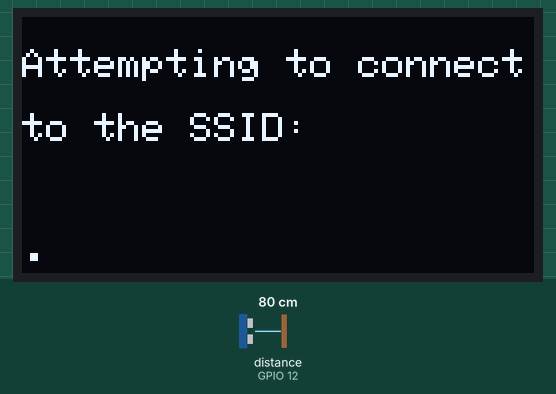
The sketch below on a simulated ESP8266 (Wemos D1 mini). Parts: 128×64 one-colour display. Inputs (shaded band) come from the test bench; at power-on: distance to the obstacle (sensor on GPIO 12) 80 cm. The echo pulse lasts 58.3 µs per cm; WiFi joins after 1.5 s; servers stay silent unless stated; not simulated (calls return 0 or success): secrets.h; what the sketch prints to the serial monitor is not drawn.

Above: at 1.2 s.
1.3 s: distance to the obstacle (sensor on GPIO 12) set to 7 cm
At 6.0 s:
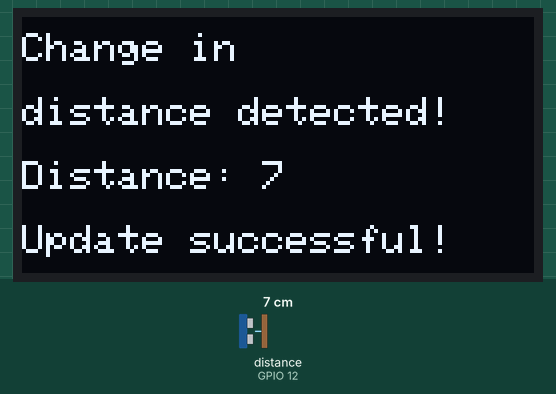
16.6 s: distance to the obstacle (sensor on GPIO 12) set to 4 cm
At 20.8 s:
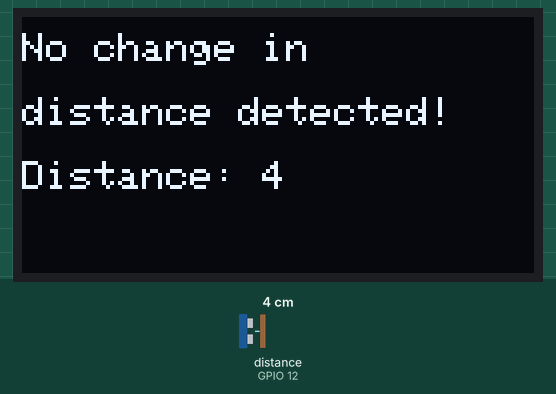
31.9 s: distance to the obstacle (sensor on GPIO 12) set to 2 cm
At 36.8 s:
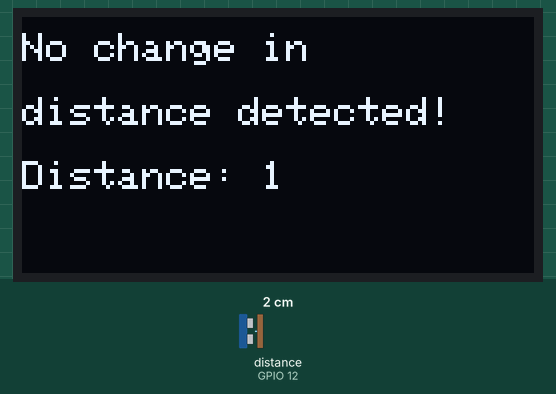
Timing chart, 0 to 38.3 s (numbered marks = the images above; inputs shaded):
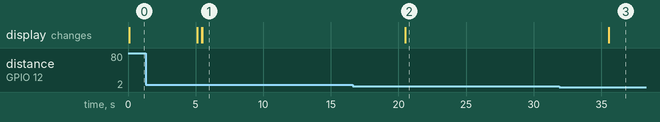

The sketch:

ThingSpeak04.ino
```cpp
#include <ESP8266WiFi.h>
#include <SPI.h>
#include <Wire.h>
#include <Adafruit_GFX.h>
#include <Adafruit_SSD1306.h>
#include "secrets.h"
#include "ThingSpeak.h" // always include thingspeak header file after other header files and custom macros

#define SCREEN_WIDTH 128 // OLED display width, in pixels
#define SCREEN_HEIGHT 64 // OLED display height, in pixels

// Declaration for an SSD1306 display connected to I2C (SDA, SCL pins)
// The pins for I2C are defined by the Wire-library.
// On an arduino UNO:       A4(SDA), A5(SCL)
// On an arduino MEGA 2560: 20(SDA), 21(SCL)
// On an arduino LEONARDO:   2(SDA),  3(SCL), ...
#define OLED_RESET     -1 // Reset pin # (or -1 if sharing Arduino reset pin)
#define SCREEN_ADDRESS 0x3C ///< See datasheet for Address; 0x3D for 128x64, 0x3C for 128x32
Adafruit_SSD1306 display(SCREEN_WIDTH, SCREEN_HEIGHT, &Wire, OLED_RESET);

char ssid[] = SECRET_SSID;   // your network SSID (name)
char pass[] = SECRET_PASS;   // your network password
int keyIndex = 0;            // your network key Index number (needed only for WEP)
WiFiClient  client;

#define trigPin 14       // attach pin D10 Arduino to pin Trig of HC-SR04
#define echoPin 12       // attach pin D9 Arduino to pin Echo of HC-SR04

unsigned long myChannelNumber = SECRET_CH_ID;
const char * myWriteAPIKey = SECRET_WRITE_APIKEY;

int y = 0;
int change;
int oldDistance = 0;  // Variable to store distance calculated using formula
int newDistance;
long duration;  // Variable to store time taken to the pulse to reach receiver
bool update;

void show(int a, int b, String c, bool update = true) {
  display.setCursor(a, b);
  display.println(c);
  if (update) {
    display.display();  // only refresh if requested
  }
}

void show(int a, int b, String c, bool update);
void connect();
void measure();
void thingspeaksend();

void setup() {
  Serial.begin(115200);  // Initialize serial
  while (!Serial) {
    ; // wait for serial port to connect. Needed for Leonardo native USB port only
  }

  // SSD1306_SWITCHCAPVCC = generate display voltage from 3.3V internally
  if(!display.begin(SSD1306_SWITCHCAPVCC, SCREEN_ADDRESS)) {
    Serial.println(F("SSD1306 allocation failed"));
    for(;;); // Don't proceed, loop forever
  }

  // Clear the buffer.
  display.clearDisplay();
  display.setTextSize(1);
  display.setTextColor(WHITE);

  pinMode(trigPin, OUTPUT);     // Sets the trigPin as an OUTPUT
  pinMode(echoPin, INPUT);      // Sets the echoPin as an INPUT

  Serial.println("Distance measurement using ESP8266.");
  // Display Text
  show(0, 16, "Distance measurement", false);
  show(0, 32, "using ESP8266.", true);

  WiFi.mode(WIFI_STA);
  ThingSpeak.begin(client);  // Initialize ThingSpeak
}

void loop() {
  connect();

  measure();

  change = newDistance - oldDistance;
  if(abs(change) > 5) {
    // it should send the changed distance to thingspeak
    thingspeaksend();
    Serial.println("Change of more than 5 cm detected in distance.");
    display.clearDisplay();
    show(0, 4,  "Change in", false);
    show(0, 20, "distance detected!", false);
    show(0, 36, "Distance:", false);
    show(60, 36, String(newDistance), true);  // last one updates
    if(update == true) {
      show(0, 52, "Update successful!", true);
    }
    else {
      show(0, 52, "Update failed!", true);
    }
    oldDistance = newDistance;
  }

  else {
    // it should not send any data to thingspeak
    Serial.println("Change of less than 5 cm detected in distance.");
    display.clearDisplay();
    show(0, 4,  "No change in", false);
    show(0, 20, "distance detected!", false);
    show(0, 36, "Distance:", false);
    show(60, 36, String(newDistance), true);  // last one updates
    oldDistance = newDistance;
  }

  delay(15000); // Wait 15 seconds to update the channel again
}

void connect() {
  // Connect or reconnect to WiFi
  if(WiFi.status() != WL_CONNECTED){
    Serial.print("Attempting to connect to SSID: ");
    Serial.println(SECRET_SSID);
    // Display Text
    display.clearDisplay();
    show(0, 8,  "Attempting to connect", false);
    show(0, 24, "to the SSID:", false);
    show(0, 40, SECRET_SSID, true);  // final update
    while(WiFi.status() != WL_CONNECTED){
      WiFi.begin(ssid, pass);  // Connect to WPA/WPA2 network. Change this line if using open or WEP network
      Serial.print(".");
      // Display Text
      display.setCursor(y,54);
      display.println(".");
      display.display();
      y = y + 1;
      delay(5000);
    }
    Serial.println("\nConnected.");
    show(y, 54, "Connected!");
  }
}

void measure() {
  // function to check distance using ultrasonic sensor
  digitalWrite(trigPin, LOW);
  delayMicroseconds(2);  // wait for 2 ms to avoid collision in serial monitor

  digitalWrite(trigPin, HIGH);  // turn on the Trigger to generate pulse
  delayMicroseconds(10);  // keep the trigger "ON" for 10 ms to generate pulse for 10 ms.

  digitalWrite(trigPin, LOW);  // Turn off the pulse trigger to stop pulse generation

  duration = pulseIn(echoPin, HIGH);
  newDistance = duration * 0.0344 / 2;  // Expression to calculate distance using time

  Serial.print("Distance: ");
  Serial.print(newDistance);  // Print the output in serial monitor
  Serial.println(" cm");
}

void thingspeaksend() {
  // Write to ThingSpeak. There are up to 8 fields in a channel, allowing you to store up to 8 different
  // pieces of information in a channel.  Here, we write to field 1.
  int x = ThingSpeak.writeField(myChannelNumber, 1, newDistance, myWriteAPIKey);
  if(x == 200){
    update = true;
    Serial.println("Channel update successful.");
    // display.clearDisplay();
    // show(0, 4,  "Channel update", false);
    // show(0, 20, "successful!", false);
    // show(0, 36, "Distance:", false);
    // show(60, 36, String(newDistance), true);  // last one updates
  }
  else{
    update = false;
    Serial.println("Problem updating channel. HTTP error code " + String(x));
    // display.clearDisplay();
    // show(0, 8,  "Problem updating", false);
    // show(0, 24, "channel. HTTP", false);
    // show(0, 40, "error code:", false);
    // show(0, 56, String(x), true);  // last one triggers update
  }
}
```

Measured:
- the behaviour switches between 6 and 5 cm on distance to the obstacle (sensor on GPIO 12) (found by bisection; images 1 and 2)
- after the input at 16.6 s, the display: changes after 3.9 s (image 2)
- after the input at 31.9 s, the display: changes after 3.6 s (image 3)
